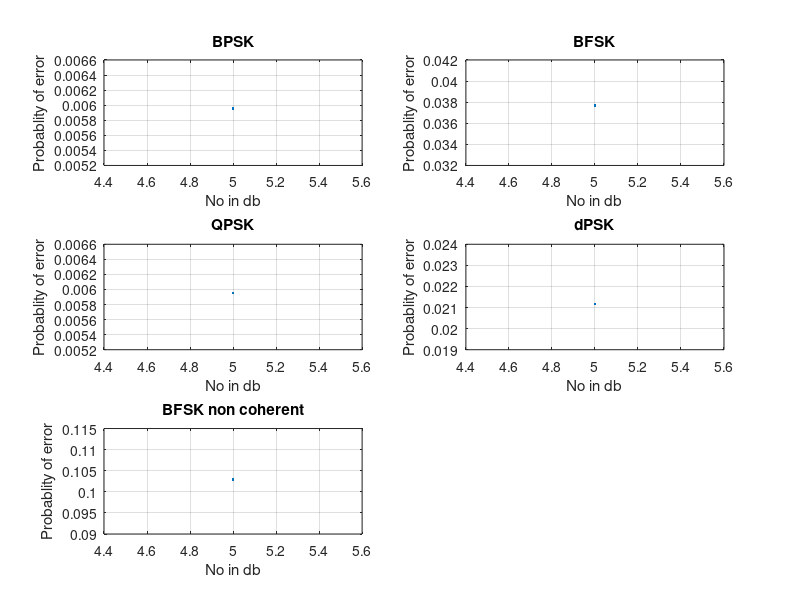

The MATLAB source for this figure:
clc
e1=input('Enter value of e1');
e2=input('Enter value of e2');
E = e1:0.01:e2;
E1=10.^(E./10);
pbBSK=0.5*erfc(sqrt(E1));
subplot(3,2,1)
plot(E,pbBSK)
title('BPSK')
xlabel('No in db')
ylabel('Probablity of error')
grid on

pbBFSK=0.5*erfc(sqrt(E1./2));
subplot(3,2,2)
plot(E,pbBFSK)
title('BFSK')
xlabel('No in db')
ylabel('Probablity of error')
grid on

pbQPSK=0.5*erfc(sqrt(E1));
subplot(3,2,3)
plot(E,pbQPSK)
title('QPSK')
xlabel('No in db')
ylabel('Probablity of error')
grid on

pbdPSK=0.5*exp(-E1);
subplot(3,2,4)
plot(E,pbdPSK)
title('dPSK')
xlabel('No in db')
ylabel('Probablity of error')
grid on

pbBFcSK=0.5*exp(-E1/2);
subplot(3,2,5)
plot(E,pbBFcSK)
title('BFSK non coherent')
xlabel('No in db')
ylabel('Probablity of error')
grid on